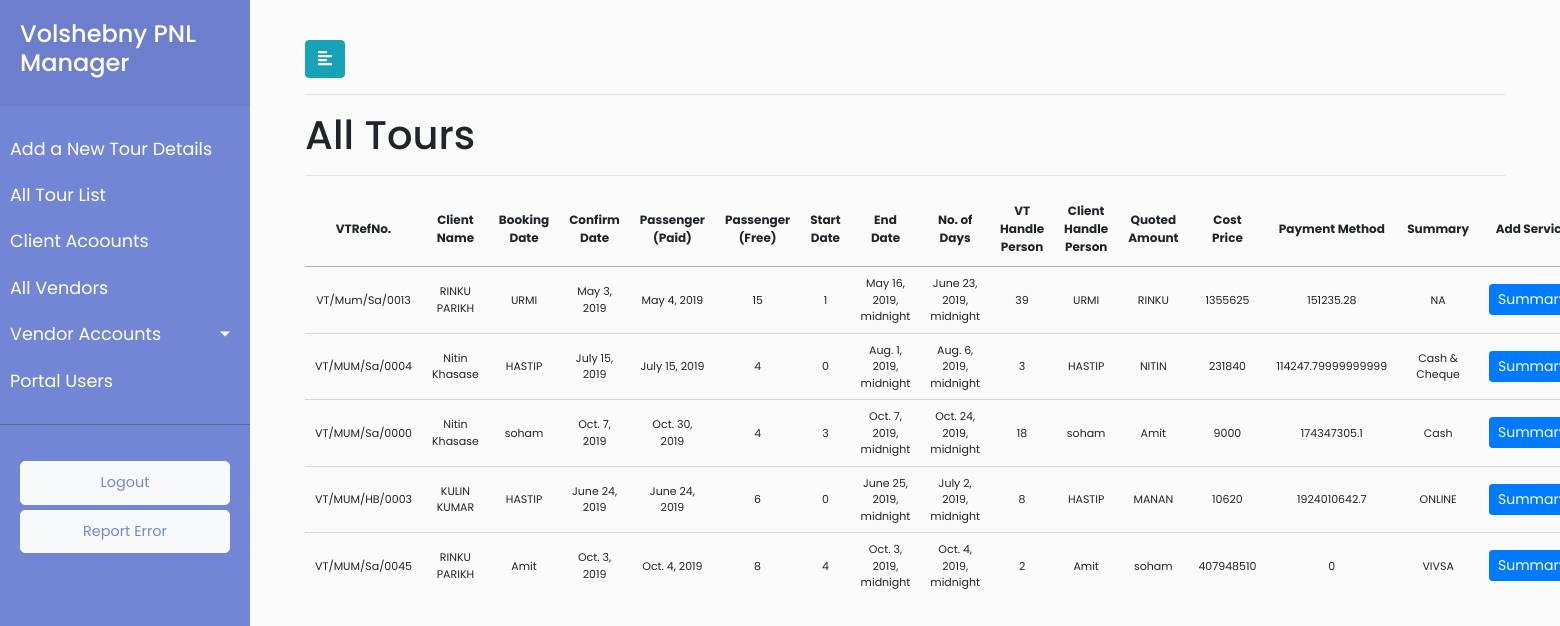
/experiment/, run on the app's committed database.
### payment/models.py (models this page shows, shortened)
class Groupdescription(models.Model):
    PAYMENT_STATUS=(('Paid','Paid'), ('Pending','Pending'))
    groupdescription_vtrefNo = models.CharField(max_length=920)
    groupdescription_vtrefNo_short = models.IntegerField()
    groupdescription_client_Name = models.CharField(max_length=920)
    groupdescription_number_of_passengers_paid= models.IntegerField()
    groupdescription_number_of_passengers_free = models.IntegerField()
    groupdescription_number_of_days = models.IntegerField()
    groupdescription_volshebny_handle_person = models.CharField(max_length=920)
    groupdescription_client_handle_person = models.CharField(max_length=920)
    groupdescription_booking_date = models.DateField()
    groupdescription_confirmation_date = models.DateField()
    groupdescription_amount = models.IntegerField(default=0)
    groupdescription_start_date = models.DateTimeField(default=timezone.now)
    groupdescription_end_date = models.DateTimeField(default=timezone.now)
    groupdescription_destination = models.CharField(max_length=920,default="")
    groupdescription_payment_method = models.CharField(max_length=920)
    groupdescription_payment_status = models.CharField(choices=PAYMENT_STATUS,max_length=920,default="Pending")
    groupdescription_client_id = models.ForeignKey(Client, on_delete = models.CASCADE)
    groupdescription_date_time_added = models.DateTimeField(default=timezone.now)
    groupdescription_roe = models.FloatField(default=0)
    groupdescription_remark = models.CharField(max_length=920,default="")
    class Meta:
            verbose_name_plural = "Group Description Elements"
            verbose_name = "GroupDescription"

### payment/views.py (the view)
# urls.py: path('experiment/', views.experiment, name='experiment'),
def experiment(request):
    clients = Client.objects.all()
    clients_dict = {}
    for client in clients:
        clients_dict[client.pk] = client.client_name
    tour_list = list(set(list(Groupdescription.objects.values_list('pk', 'groupdescription_vtrefNo',
    'groupdescription_client_Name',
    'groupdescription_number_of_passengers_paid',
    'groupdescription_number_of_passengers_free',
    'groupdescription_number_of_days',
    'groupdescription_volshebny_handle_person',
    'groupdescription_client_handle_person',
    'groupdescription_booking_date',
    'groupdescription_confirmation_date',
    'groupdescription_amount',
    'groupdescription_start_date',
    'groupdescription_end_date',
    'groupdescription_destination',
    'groupdescription_payment_method',
    'groupdescription_payment_status',
    'groupdescription_client_id'))))
    tour_cost_list = [ functions.group_cost_list_generator(one_tour_detials) for one_tour_detials in tour_list ]
    pnl_dict = dict(zip(tour_list,tour_cost_list))
    data = { 'pnl_dict':pnl_dict,'clients_dict':clients_dict}
    return render(request,'payment/experiment.html',data)

### payment/functions.py (called while the page is built)
def group_cost_list_generator(one_tour_detials):
    all_services_of_one_tour  = Service.objects.filter(service_id = one_tour_detials[0] )
    service_cost_list = []
    for service in all_services_of_one_tour:
       service_cost_list.append(service.service_total_amount)
    sum = 0
    for num in service_cost_list:
        sum+=num
    return sum

### payment/templatetags/vendor_list_filters.py (called while the page is built)
@register.filter
def get_item(dictionary, key):
    return dictionary.get(int(str(key)))

### payment/templates/payment/experiment.html (shortened to what this page needs)
{% extends 'payment/base.html' %}
{% load vendor_list_filters %}
{% load static %}
{% block headscript %}
<link rel="stylesheet" href="//cdn.datatables.net/1.10.19/css/jquery.dataTables.min.css">
{% endblock %}
{% block content %}
<div id="content">
    <div class="container-fluid">
        <button type="button" id="sidebarCollapse" class="btn btn-info">
            <i class="fas fa-align-left"></i>
        </button>
        <hr>
        <h1>All Tours</h1>
        <hr>
        <div>
            {% if pnl_dict %}
            <table id="test_table" class="display" style="width:100%; text-align: center">
                <thead style="font-size:12px">
                    <tr>
                        <th class="text-center" scope="col">VTRefNo.</th>
                        <th class="text-center" scope="col">Client Name</th>
                        <th class="text-center" scope="col">Booking Date</th>
                        <th class="text-center" scope="col">Confirm Date</th>
                        <th class="text-center" scope="col">Passenger (Paid)</th>
                        <th class="text-center" scope="col">Passenger (Free)</th>
                        <th class="text-center" scope="col">Start Date</th>
                        <th class="text-center" scope="col">End Date</th>
                        <th class="text-center" scope="col">No. of Days</th>
                        <th class="text-center" scope="col">VT Handle Person</th>
                        <th class="text-center" scope="col">Client Handle Person</th>
                        <th class="text-center" scope="col">Quoted Amount</th>
                        <th class="text-center" scope="col">Cost Price</th>
                        <th class="text-center" scope="col">Payment Method</th>
                        <th class="text-center" scope="col">Summary</th>
                        <th class="text-center" scope="col">Add Service</th>
                    </tr>
                </thead>
                <tbody style="font-size:11px">
                    {% for key,value in pnl_dict.items %}
                    <tr>
                        <td class="text-center">{{ key.1 }}</td>
                        <td>{{ clients_dict|get_item:key.16 }}</td>
                        <td class="text-center">{{ key.6 }}</td>
                        <td class="text-center">{{ key.8 }}</td>
                        <td class="text-center">{{ key.9 }}</td>
                        <td class="text-center">{{ key.3 }}</td>
                        <td class="text-center">{{ key.4 }}</td>
                        <td class="text-center">{{ key.11 }}</td>
                        <td class="text-center">{{ key.12 }}</td>
                        <td class="text-center">{{ key.5 }}</td>
                        <td class="text-center">{{ key.6 }}</td>
                        <td class="text-center">{{ key.7 }}</td>
                        <td class="text-center">{{ key.10 }}</td>
                        <td class="text-center">{{ value }}</td>
                        <td class="text-center">{{ key.14 }}</td>
                        <td>
                            <button type="button" class="btn btn-sm btn-primary">
                                <a href="{% url 'payment:tour_summary' key.0 %}">
                                    Summary
                                </a>
                            </button>
                        </td>
                    </tr>
                    {% endfor %}
                </tbody>
            </table>
            {% else %}
            <p class="no-leads text-primary">No entry added yet.</p>
            {% endif %}
        </div>
    </div>
</div>
{% endblock %}

### payment/templates/payment/base.html (shortened to what this page needs)
<!DOCTYPE html>
<html>
{% load static %}
<head>
    <link rel="stylesheet" href="https://stackpath.bootstrapcdn.com/bootstrap/4.1.0/css/bootstrap.min.css">
    <link rel="stylesheet" href="{% static 'payment/style.css' %}">
    <link rel="stylesheet" href="https://cdnjs.cloudflare.com/ajax/libs/malihu-custom-scrollbar-plugin/3.1.5/jquery.mCustomScrollbar.min.css">
    {% block headscript %}
    {% endblock headscript %}
</head>
<body>
    <div class="wrapper">
        <nav id="sidebar">
            <div class="sidebar-header">
                <h4>Volshebny PNL Manager</h4>
            </div>
            <ul class="list-unstyled components">
                <li>
                    <a href="{% url 'payment:group_description_form' %}">Add a New Tour Details</a>
                </li>
                <li>
                    <a href="{% url 'payment:pnllist' %}">All Tour List</a>
                </li>
                <li>
                    <a href="{% url 'payment:clientlist' %}">Client Acoounts</a>
                </li>
                <li>
                    <a href="{% url 'payment:vendorlist' %}">All Vendors</a>
                </li>
                <li>
                    <a href="#homeSubmenu" data-toggle="collapse" aria-expanded="false" class="dropdown-toggle">Vendor Accounts</a>
                </li>
                <li>
                    <a href="{% url 'payment:userlist' %}">Portal Users</a>
                </li>
            </ul>
            <ul class="list-unstyled CTAs">
                <li>
                    <a href="{% url 'payment:logout' %}" class="btn btn-light">
                        <font color="#7386D5">Logout</font>
                    </a>
                </li>
                <li>
                    <a href="{% url 'payment:report_error' %}" class="btn btn-light">
                        <font color="#7386D5">Report Error</font>
                    </a>
                </li>
            </ul>
        </nav>
        <div>
            {% block content %}
            {% endblock %}
        </div>
    </div>
</body>
</html>

### payment/static/payment/style.css (style rules this page uses)
body { font-family: 'Poppins', sans-serif; background: #fafafa; }
a, a:hover, a:focus { color: inherit; text-decoration: none; transition: all 0.3s; }
.wrapper { display: flex; width: 100%; }
#sidebar { width: 250px; position: fixed; top: 0; left: 0; height: 100vh; z-index: 999; background: #7386D5; color: #fff; transition: all 0.3s; }
#sidebar .sidebar-header { padding: 20px; background: #6d7fcc; }
#sidebar ul.components { padding: 20px 0; border-bottom: 1px solid #47748b; }
#sidebar ul li a { padding: 10px; font-size: 1.1em; display: block; }
a[data-toggle="collapse"] { position: relative; }
.dropdown-toggle::after { display: block; position: absolute; top: 50%; right: 20px; transform: translateY(-50%); }
ul.CTAs { padding: 20px; }
ul.CTAs a { text-align: center; font-size: 0.9em !important; display: block; border-radius: 5px; margin-bottom: 5px; }
#content { width: calc(100% - 250px); padding: 40px; min-height: 100vh; transition: all 0.3s; position: absolute; top: 0; right: 0; }

### data on the page
Groupdescription: groupdescription_vtrefNo "VT/Mum/Sa/0013", clients_dict "RINKU PARIKH", groupdescription_volshebny_handle_person "URMI", groupdescription_booking_date "May 3, 2019", groupdescription_confirmation_date "May 4, 2019", key "15", key "1", groupdescription_start_date "May 16, 2019, midnight", groupdescription_end_date "June 23, 2019, midnight", groupdescription_number_of_days "39", groupdescription_client_handle_person "RINKU", groupdescription_amount "1355625", value "151235.28", groupdescription_payment_method "NA"
Groupdescription: groupdescription_vtrefNo "VT/MUM/Sa/0004", clients_dict "Nitin Khasase", groupdescription_volshebny_handle_person "HASTIP", groupdescription_booking_date "July 15, 2019", groupdescription_confirmation_date "July 15, 2019", key "4", key "0", groupdescription_start_date "Aug. 1, 2019, midnight", groupdescription_end_date "Aug. 6, 2019, midnight", groupdescription_number_of_days "3", groupdescription_client_handle_person "NITIN", groupdescription_amount "231840", value "114247.79999999999", groupdescription_payment_method "Cash & Cheque"
Groupdescription: groupdescription_vtrefNo "VT/MUM/Sa/0000", clients_dict "Nitin Khasase", groupdescription_volshebny_handle_person "soham", groupdescription_booking_date "Oct. 7, 2019", groupdescription_confirmation_date "Oct. 30, 2019", key "4", key "3", groupdescription_start_date "Oct. 7, 2019, midnight", groupdescription_end_date "Oct. 24, 2019, midnight", groupdescription_number_of_days "18", groupdescription_client_handle_person "Amit", groupdescription_amount "9000", value "174347305.1", groupdescription_payment_method "Cash"
Groupdescription: groupdescription_vtrefNo "VT/MUM/HB/0003", clients_dict "KULIN KUMAR", groupdescription_volshebny_handle_person "HASTIP", groupdescription_booking_date "June 24, 2019", groupdescription_confirmation_date "June 24, 2019", key "6", key "0", groupdescription_start_date "June 25, 2019, midnight", groupdescription_end_date "July 2, 2019, midnight", groupdescription_number_of_days "8", groupdescription_client_handle_person "MANAN", groupdescription_amount "10620", value "1924010642.7", groupdescription_payment_method "ONLINE"
Groupdescription: groupdescription_vtrefNo "VT/MUM/Sa/0045", clients_dict "RINKU PARIKH", groupdescription_volshebny_handle_person "Amit", groupdescription_booking_date "Oct. 3, 2019", groupdescription_confirmation_date "Oct. 4, 2019", key "8", key "4", groupdescription_start_date "Oct. 3, 2019, midnight", groupdescription_end_date "Oct. 4, 2019, midnight", groupdescription_number_of_days "2", groupdescription_client_handle_person "soham", groupdescription_amount "407948510", value "0", groupdescription_payment_method "VIVSA"
